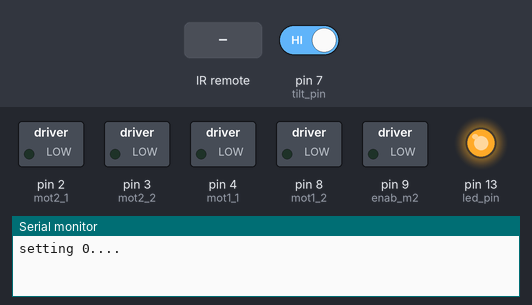
Recording of a sketch running on a simulated Arduino Uno, built with avr-gcc and run on an emulated ATmega328P. On the bench: switched loads named in the sketch (green lamp = pin HIGH), output pins drawn as LEDs (lit = HIGH), the last lines printed to the serial monitor. The test bench sets the inputs (shaded band); at power-on: pin 7 (tilt_pin) HIGH.

Above: at 1.2 s.
1.3 s: infrared code 0xFFA857 received
At 1.9 s:
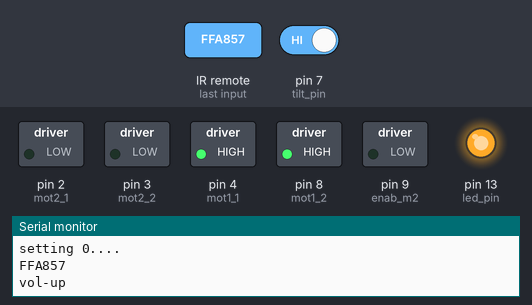
3.6 s: infrared code 0xFFE01F received
At 4.2 s:
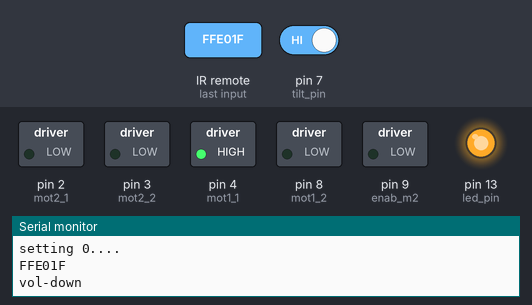
5.9 s: pin 7 (tilt_pin) driven LOW
At 6.5 s:
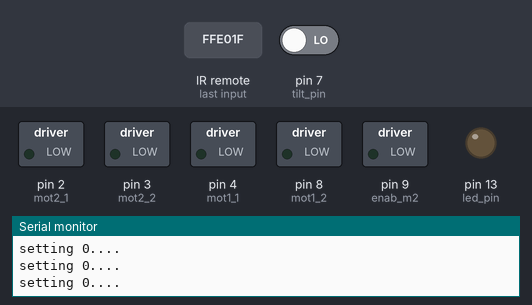
7.4 s: infrared code 0xFFC23D received
At 8.0 s:
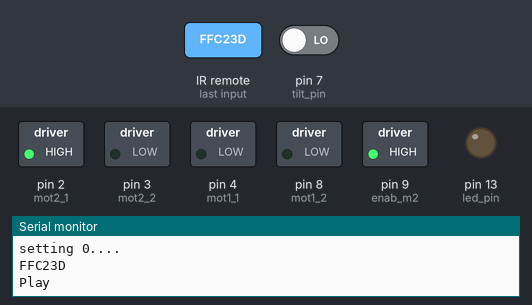
9.7 s: infrared code 0xFF22DD received
At 10.1 s:
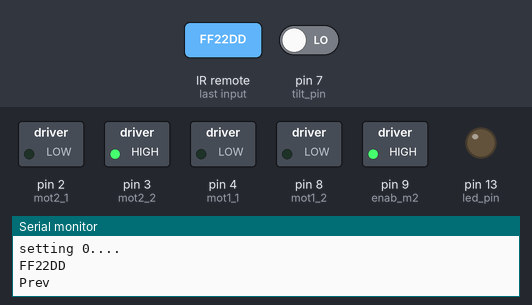
12.0 s: infrared code 0xFFA857 received
At 12.6 s:
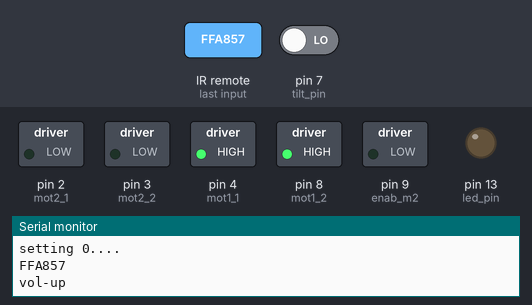
Timing chart, 0 to 15.0 s (numbered marks = the images above; inputs shaded):
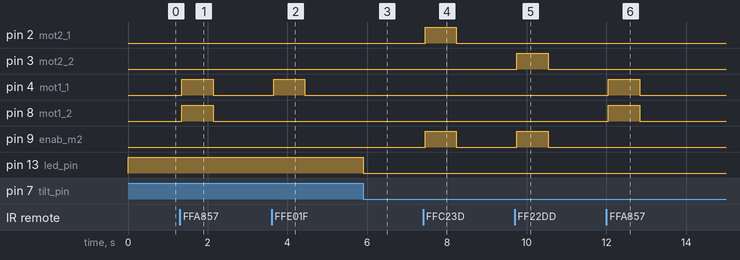

The sketch:

IR_Motor_Controller_L298N_01_MicroSwitch.ino
```cpp
/*
 * DOCUMENTATION
 * IR MOTOR CONTROLLER PROGRAM
 *
 * Run this command for permissions
 * sudo chmod a+rw /dev/ttyACM0
 *
 * M1 - Up/down motor
 * M2 - Tilt motor
 *
 * mot1_1 - HIGH  |
 *                | = UP || DOWN
 * mot1_2 - LOW   |
 *-----------------
 * mot1_1 - LOW   |
 *                | = UP || DOWN
 * mot1_2 - HIGH  |
 * ------------------------------------------
 * ------------------------------------------
 * mot2_1 - HIGH  |
 *                | = Extend
 * mot2_2 - LOW   |
 *-----------------
 * mot2_1 - LOW   |
 *                | = Retract
 * mot2_2 - HIGH  |
 *
*/
//////////////////////////////////////////////////////////////////////////////////////////
//////////////////////////////////////////////////////////////////////////////////////////
/*
 * ......Tilt motor......
 * Pin 7
 */

//////////////////////////////////////////////////////////////////////////////////////////
#include <IRremote.h>
const int RECV_PIN = 12; // Signal in
IRrecv irrecv(RECV_PIN);
decode_results results;
String button;
bool b_vol_up = false;
bool b_vol_down = false;
bool b_play = false;
bool b_prev = false;
const int led_pin = 13;
double ir_input_counter = 0;
int t_s = 0;  // Tilt microswitch value. Double negation (Normally closed + Pull_up) means
              // when high (1) the tilt is at its limits.

// Constants
// M1
const int mot1_1 = 4; // always needs to be written high when actuating
const int mot1_2 = 8; //
// M2
const int mot2_1 = 2; // "Positive"
const int mot2_2 = 3; // "Negative"
// PWM
const int enab_m2 = 9; // M2 Feed PWM signdelay(200);al to this pin
int PWM_m2 = 255; // 100% PWM
// Tilt motor microswtich
const int tilt_pin = 7;

void setup() {
  // Motors
  pinMode(mot1_1, OUTPUT);
  pinMode(mot1_2, OUTPUT);
  pinMode(mot2_1, OUTPUT);
  pinMode(mot2_2, OUTPUT);
  pinMode(enab_m2, OUTPUT);
  pinMode(led_pin, OUTPUT);
  pinMode(tilt_pin, INPUT_PULLUP);

  // IR sensor
  irrecv.enableIRIn();
  irrecv.blink13(true);

  // Serial
  Serial.begin(9600);
}

void loop()
{
  if (irrecv.decode(&results))
  {
        delay(50);
        Serial.println(results.value, HEX);
        // experiment with this value
          ir_input_counter = 0; // reset break-out counter

        if(results.value ==0xFFA857)
        {
          digitalWrite(mot1_1, HIGH);
          digitalWrite(mot1_2, HIGH);
          b_vol_up = true;
          Serial.println("vol-up");
        }
        else if(results.value == 0xFFE01F)
        {
          digitalWrite(mot1_1, HIGH);
          digitalWrite(mot1_2, LOW);
          b_vol_down = true;
          Serial.println("vol-down");
        }
        else if(results.value ==0XFFC23D)
        {
          digitalWrite(mot2_1, HIGH);
          digitalWrite(mot2_2, LOW);
          analogWrite(enab_m2, PWM_m2);
          b_play = true;
          Serial.println("Play");
        }
        else if(results.value ==0xFF22DD)
        {
          if(!t_s)
          {
            digitalWrite(mot2_1, LOW);
            digitalWrite(mot2_2, HIGH);
            analogWrite(enab_m2, PWM_m2);
            b_prev = true;
            Serial.println("Prev");
          }
          else
          {
            digitalWrite(mot2_1, LOW);
            digitalWrite(mot2_2, LOW);
            analogWrite(enab_m2, 0);
            b_prev = false;
            Serial.println("Hit Tilt MicroSwitch");
          }
        }
        else if(results.value == 0xFFFFFFFF)
        {
          if(b_play)
          {
            b_Play();
          }
          else if(b_prev)
          {
            b_Prev();
          }
          else if(b_vol_up)
          {
            b_Vol_Up();
          }
          else if(b_vol_down)
          {
            b_Vol_Down();
          }
        }
        else
        {
          b_vol_up = false;
          b_vol_down = false;
          b_play = false;
          b_prev = false;
          digitalWrite(mot1_1, LOW);
          digitalWrite(mot1_2, LOW);
          digitalWrite(mot2_1, LOW);
          digitalWrite(mot2_2, LOW);
          analogWrite(enab_m2, 0);
          digitalWrite(led_pin, LOW);
          Serial.println("..............RESETTING EVERYTHING OFF..............");
        }

        irrecv.resume();
  }
  ir_input_counter++;
  //Serial.println(ir_input_counter);

  // Stopping all motors when no IE input
  if(ir_input_counter >= 10000)
  {
    b_vol_up = false;
    b_vol_down = false;
    b_play = false;
    b_prev = false;
    digitalWrite(mot1_1, LOW);
    digitalWrite(mot1_2, LOW);
    digitalWrite(mot2_1, LOW);
    digitalWrite(mot2_2, LOW);
    analogWrite(enab_m2, 0);
    digitalWrite(led_pin, LOW);
    Serial.println("setting 0....");
    ir_input_counter = 0;
  }

  // Check the state of microswitches

  t_s = digitalRead(tilt_pin); // High if switch activated!!
  if(t_s)  // Stop the motor from closing any further
  {
    digitalWrite(led_pin, HIGH);
    //digitalWrite(mot2_1, LOW);  // Don't Do this!!! You won't be able to tilt the motor back!
    //digitalWrite(mot2_2, LOW);  // Don't Do this!!! You won't be able to tilt the motor back!
    //analogWrite(enab_m2, 0);    // Don't Do this!!! You won't be able to tilt the motor back!
  }
  else  // Motor is allowed to close still!
  {
    digitalWrite(led_pin, LOW);
  }
}

////////////////////////////////////////////////////////////////////////////
////////////////////////////////////////////////////////////////////////////


void b_Vol_Up()
{
  digitalWrite(mot1_1, HIGH);
  digitalWrite(mot1_2, HIGH);
  Serial.println("Function Vol_Up");
}

void b_Vol_Down()
{
  digitalWrite(mot1_1, HIGH);
  digitalWrite(mot1_2, LOW);
  Serial.println("Function Vol_Down");
}

void b_Play()
{
  digitalWrite(mot2_1, HIGH);
  digitalWrite(mot2_2, LOW);
  analogWrite(enab_m2, PWM_m2);
  Serial.println("Function b_Play");
}

void b_Prev()  // Retract  tilt motor
{
  if(!t_s)
  {
    digitalWrite(mot2_1, LOW);
    digitalWrite(mot2_2, HIGH);
    analogWrite(enab_m2, PWM_m2);
    Serial.println("Function b_Prev");
  }
  else
  {
    digitalWrite(mot2_1, LOW);
    digitalWrite(mot2_2, LOW);
    analogWrite(enab_m2, 0);
    Serial.println("Hit Tilt MicroSwitch");
  }
}
```

Measured:
- after the input at 1.3 s, pin 4 (mot1_1), pin 8 (mot1_2): LOW → HIGH after 0.05 s, → LOW 0.79 s later
- after the input at 3.6 s, pin 4 (mot1_1): LOW → HIGH after 0.05 s, → LOW 0.79 s later
- after the input at 5.9 s, pin 13 (led_pin): HIGH → LOW at once
- after the input at 7.4 s, pin 2 (mot2_1), pin 9 (enab_m2): LOW → HIGH after 0.05 s, → LOW 0.79 s later
- after the input at 9.7 s, pin 3 (mot2_2), pin 9 (enab_m2): LOW → HIGH after 0.05 s, → LOW 0.79 s later
- after the input at 12.0 s, pin 4 (mot1_1), pin 8 (mot1_2): LOW → HIGH after 0.05 s, → LOW 0.79 s later
